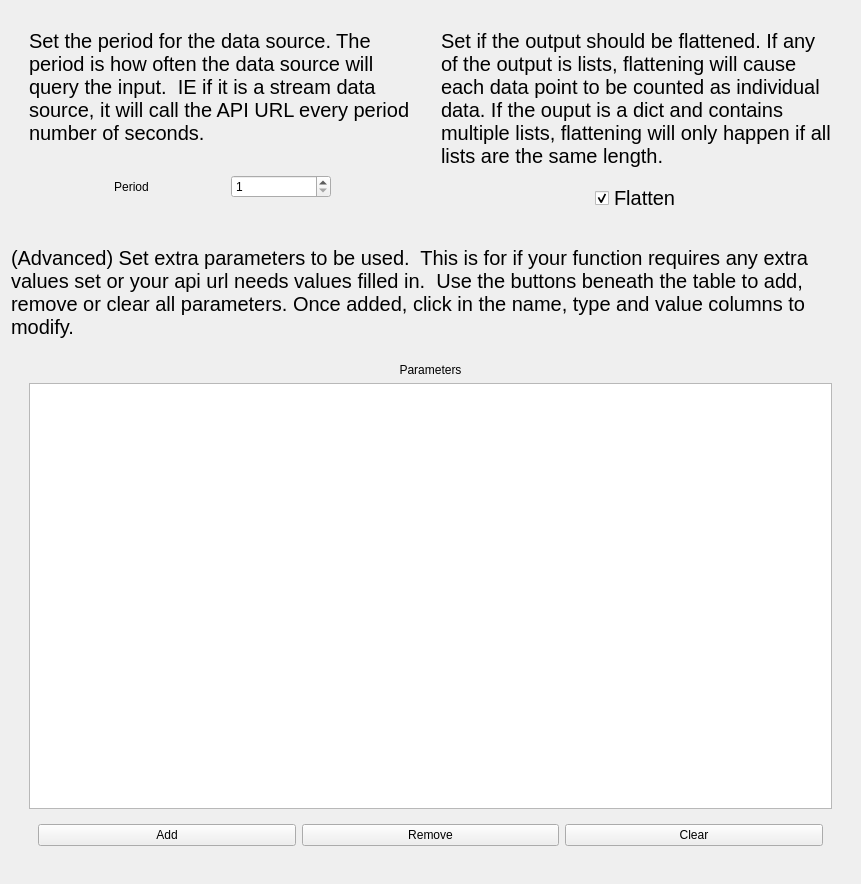
<?xml version="1.0" encoding="UTF-8"?>
<ui version="4.0">
 <class>CreateDataSourceParametersPage</class>
 <widget class="QWidget" name="CreateDataSourceParametersPage">
  <property name="geometry">
   <rect>
    <x>0</x>
    <y>0</y>
    <width>861</width>
    <height>884</height>
   </rect>
  </property>
  <property name="windowTitle">
   <string>CreateDataSourceParametersPage</string>
  </property>
  <layout class="QVBoxLayout" name="verticalLayout">
   <item>
    <widget class="QWidget" name="widget" native="true">
     <layout class="QHBoxLayout" name="horizontalLayout">
      <item>
       <widget class="QWidget" name="widget_2" native="true">
        <layout class="QVBoxLayout" name="verticalLayout_2">
         <item>
          <widget class="QLabel" name="periodLabel">
           <property name="font">
            <font>
             <pointsize>15</pointsize>
            </font>
           </property>
           <property name="text">
            <string>Set the period for the data source. The period is how often the data source will query the input.  IE if it is a stream data source, it will call the API URL every period number of seconds.</string>
           </property>
           <property name="wordWrap">
            <bool>true</bool>
           </property>
          </widget>
         </item>
         <item>
          <widget class="QWidget" name="widget_11" native="true">
           <layout class="QHBoxLayout" name="horizontalLayout_9">
            <item>
             <widget class="QLabel" name="label_3">
              <property name="sizePolicy">
               <sizepolicy hsizetype="Maximum" vsizetype="Preferred">
                <horstretch>0</horstretch>
                <verstretch>0</verstretch>
               </sizepolicy>
              </property>
              <property name="text">
               <string>Period</string>
              </property>
              <property name="alignment">
               <set>Qt::AlignCenter</set>
              </property>
             </widget>
            </item>
            <item>
             <widget class="QSpinBox" name="periodSpinBox">
              <property name="enabled">
               <bool>true</bool>
              </property>
              <property name="sizePolicy">
               <sizepolicy hsizetype="Maximum" vsizetype="Fixed">
                <horstretch>0</horstretch>
                <verstretch>0</verstretch>
               </sizepolicy>
              </property>
              <property name="minimumSize">
               <size>
                <width>100</width>
                <height>0</height>
               </size>
              </property>
              <property name="minimum">
               <number>1</number>
              </property>
              <property name="maximum">
               <number>999999</number>
              </property>
             </widget>
            </item>
           </layout>
          </widget>
         </item>
        </layout>
       </widget>
      </item>
      <item>
       <widget class="QWidget" name="widget_3" native="true">
        <layout class="QVBoxLayout" name="verticalLayout_3">
         <item>
          <widget class="QLabel" name="label">
           <property name="font">
            <font>
             <pointsize>15</pointsize>
            </font>
           </property>
           <property name="text">
            <string>Set if the output should be flattened. If any of the output is lists, flattening will cause each data point to be counted as individual data. If the ouput is a dict and contains multiple lists, flattening will only happen if all lists are the same length.</string>
           </property>
           <property name="wordWrap">
            <bool>true</bool>
           </property>
          </widget>
         </item>
         <item>
          <widget class="QWidget" name="widget_4" native="true">
           <property name="layoutDirection">
            <enum>Qt::LeftToRight</enum>
           </property>
           <layout class="QHBoxLayout" name="horizontalLayout_2">
            <property name="leftMargin">
             <number>12</number>
            </property>
            <item>
             <spacer name="horizontalSpacer_2">
              <property name="orientation">
               <enum>Qt::Horizontal</enum>
              </property>
              <property name="sizeHint" stdset="0">
               <size>
                <width>40</width>
                <height>20</height>
               </size>
              </property>
             </spacer>
            </item>
            <item>
             <widget class="QCheckBox" name="flattenedCheck">
              <property name="font">
               <font>
                <pointsize>15</pointsize>
               </font>
              </property>
              <property name="text">
               <string>Flatten</string>
              </property>
              <property name="checked">
               <bool>true</bool>
              </property>
             </widget>
            </item>
            <item>
             <spacer name="horizontalSpacer">
              <property name="orientation">
               <enum>Qt::Horizontal</enum>
              </property>
              <property name="sizeHint" stdset="0">
               <size>
                <width>40</width>
                <height>20</height>
               </size>
              </property>
             </spacer>
            </item>
           </layout>
          </widget>
         </item>
        </layout>
       </widget>
      </item>
     </layout>
    </widget>
   </item>
   <item>
    <widget class="QLabel" name="label_4">
     <property name="font">
      <font>
       <pointsize>15</pointsize>
      </font>
     </property>
     <property name="text">
      <string>(Advanced) Set extra parameters to be used.  This is for if your function requires any extra values set or your api url needs values filled in.  Use the buttons beneath the table to add, remove or clear all parameters. Once added, click in the name, type and value columns to modify.</string>
     </property>
     <property name="wordWrap">
      <bool>true</bool>
     </property>
    </widget>
   </item>
   <item>
    <widget class="QWidget" name="widget_6" native="true">
     <property name="sizePolicy">
      <sizepolicy hsizetype="Preferred" vsizetype="Preferred">
       <horstretch>1</horstretch>
       <verstretch>3</verstretch>
      </sizepolicy>
     </property>
     <layout class="QHBoxLayout" name="horizontalLayout_6">
      <item>
       <widget class="QWidget" name="widget_7" native="true">
        <layout class="QVBoxLayout" name="verticalLayout_4">
         <item>
          <widget class="QLabel" name="label_2">
           <property name="text">
            <string>Parameters</string>
           </property>
           <property name="alignment">
            <set>Qt::AlignCenter</set>
           </property>
          </widget>
         </item>
         <item>
          <widget class="EditableTableView" name="parameterView">
           <property name="enabled">
            <bool>true</bool>
           </property>
          </widget>
         </item>
         <item>
          <widget class="QWidget" name="buttonWidget" native="true">
           <layout class="QHBoxLayout" name="horizontalLayout_7">
            <item>
             <widget class="QPushButton" name="addParameterButton">
              <property name="enabled">
               <bool>true</bool>
              </property>
              <property name="text">
               <string>Add</string>
              </property>
             </widget>
            </item>
            <item>
             <widget class="QPushButton" name="removeParameterButton">
              <property name="enabled">
               <bool>true</bool>
              </property>
              <property name="text">
               <string>Remove</string>
              </property>
             </widget>
            </item>
            <item>
             <widget class="QPushButton" name="clearParameterButton">
              <property name="enabled">
               <bool>true</bool>
              </property>
              <property name="text">
               <string>Clear</string>
              </property>
             </widget>
            </item>
           </layout>
          </widget>
         </item>
        </layout>
       </widget>
      </item>
     </layout>
    </widget>
   </item>
  </layout>
 </widget>
 <customwidgets>
  <customwidget>
   <class>EditableTableView</class>
   <extends>QTableView</extends>
   <header>..editableTable</header>
  </customwidget>
 </customwidgets>
 <resources/>
 <connections/>
</ui>
